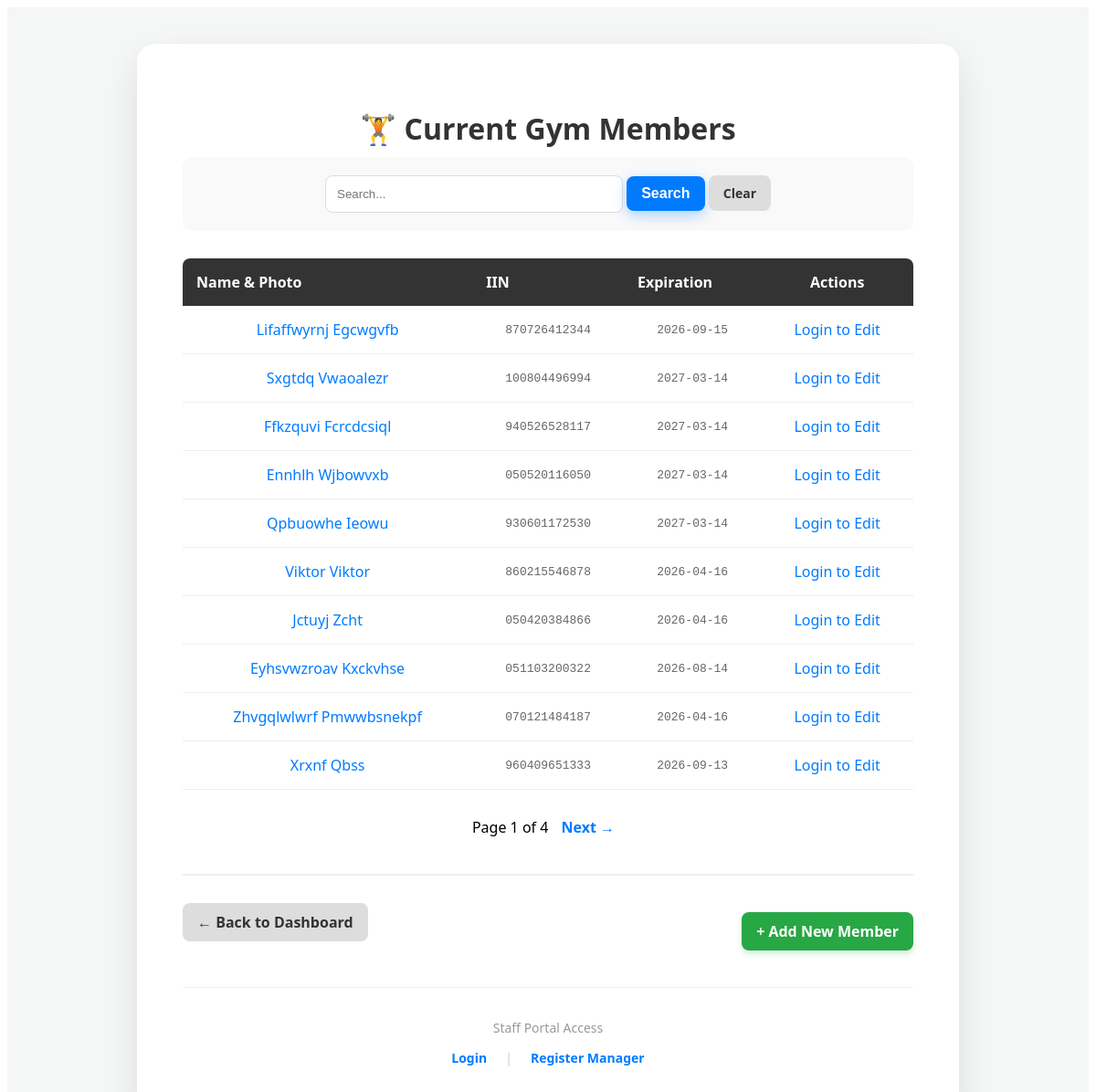
The page /members/ on the database its author committed.
### Members/models.py (models this page shows, shortened)
class Member(models.Model):
    user = models.OneToOneField(User, on_delete=models.CASCADE,
                                null = True, blank=True)
    first_name = models.CharField(max_length=50,
                                 verbose_name="First Name")
    last_name = models.CharField(max_length=50,
                                 verbose_name='Last Name')
    iin = models.CharField(max_length=12,
                           unique=True,
                           validators=[CheckIIN],
                           verbose_name='IIN')
    photo = models.ImageField(
        upload_to='member_photos/',
        null=True,
        blank=True,
        verbose_name="Member Photo"
    )
    branch = models.ForeignKey(GymBranch,
                               on_delete=models.CASCADE,
                               verbose_name="Home Branch")
    plan = models.ForeignKey(MembershipPlan,
                             on_delete=models.SET_NULL,
                             null=True,
                             verbose_name='Current Plan')
    membership_start = models.DateField(auto_now_add=True)
    def expiration_date(self):
        if self.plan:
            return self.membership_start + timedelta(days=30 * self.plan.duration_months)
        return None

### Members/views.py (the view)
# urls.py: path('members/', VMembers.as_view() , name = 'member_list'),
class VMembers(TemplateView):
    template_name = 'member_list.html'
    def get(self, req: HttpRequest):
        search_query = req.GET.get('search', '')
        if search_query:
            parts = search_query.split()
            members = Member.objects.filter(
                Q(iin__icontains=search_query) |
                Q(first_name__icontains=search_query) |
                Q(last_name__icontains=search_query) |
            (
                Q(first_name__icontains=parts[0]) &
                Q(last_name__icontains=parts[-1])
                )
            ).order_by('-membership_start')
        else:
            members = Member.objects.all().order_by('-membership_start')
        paginator = Paginator(members, 10)
        page_number = req.GET.get('page')
        page_obj = paginator.get_page(page_number)
        for member in page_obj:
            member.exp_date = member.expiration_date()
        return self.render_to_response({
            'title': 'List of members',
            'data': page_obj,
            'search_query': search_query,
        })

### Members/templates/member_list.html (shortened to what this page needs)
{% extends 'base.html' %}
{% load static %}
{% block content %}
  <div class="page">
    <div class="container">
      <h1 class="title" style="text-align:center;">🏋️ Current Gym Members</h1>
      <div class="search-bar">
        <form method="GET" action="">
          <input type="text" name="search" placeholder="Search..." value="{{ search_query }}" class="search-input" />
          <button type="submit" class="btn primary search-btn">Search</button>
          <a href="{% url 'member_list' %}" class="btn cancel-btn search-clear">Clear</a>
        </form>
      </div>
      <table class="member-table">
        <thead>
          <tr>
            <th>Name & Photo</th>
            <th>IIN</th>
            <th>Expiration</th>
            <th>Actions</th>
          </tr>
        </thead>
        <tbody>
          {% for m in data %}
            <tr>
              <td class="name-cell">
                <a href="{% url 'member_detail' m.pk %}" class="table-link">{{ m.first_name }} {{ m.last_name }}</a>
              </td>
              <td class="mono">{{ m.iin }}</td>
              <td class="mono">
                {% if m.plan %}
                  {{ m.exp_date|date:'Y-m-d' }}
                {% else %}
                  —
                {% endif %}
              </td>
              <td class="table-actions">
                {% if user.is_authenticated %}
                  <a href="{% url 'member_edit' m.pk %}" class="edit-link">Edit ✏️</a>
                  <form action="{% url 'member_delete' m.pk %}" method="POST" class="inline-form" onsubmit="return confirm('Are you sure you want to delete them?');">
                    {% csrf_token %}
                    <button type="submit" class="delete-btn">Delete 🗑️</button>
                  </form>
                {% else %}
                  <span class="not-auth">Login to Edit</span>
                {% endif %}
              </td>
            </tr>
          {% empty %}
            <tr>
              <td colspan="4" style="text-align:center;">No members found.</td>
            </tr>
          {% endfor %}
        </tbody>
      </table>
      <div class="pagination">
        <span>Page {{ data.number }} of {{ data.paginator.num_pages }}</span>
        {% if data.has_next %}
          <a href="?page={{ data.next_page_number }}&search={{ search_query }}">Next →</a>
        {% endif %}
      </div>
      <div class="table-footer">
        <a href="{% url 'index' %}" class="btn cancel-btn">← Back to Dashboard</a>
        <a href="{% url 'member_add' %}" class="btn confirm-btn">+ Add New Member</a>
      </div>
      <div class="staff-access">
        <p>Staff Portal Access</p>
        {% if user.is_authenticated %}
          <span class="auth-status">✔ Authenticated</span>
          <div class="staff-row">
            <p>Welcome, {{ user.username }}</p>
            <form action="{% url 'logout' %}" method="post">
              {% csrf_token %}
              <button type="submit" class="logout-btn">Logout</button>
            </form>
          </div>
        {% else %}
          <div class="auth-links">
            <a href="{% url 'login' %}">Login</a>
            <span>|</span>
            <a href="{% url 'signup' %}">Register Manager</a>
          </div>
        {% endif %}
      </div>
    </div>
  </div>
{% endblock %}

### Members/static/css/style.css (style rules this page uses)
.page { font-family: 'Segoe UI', Tahoma, Geneva, Verdana, sans-serif; background-color: #f4f7f6; margin: 0; padding: 40px; display: flex; justify-content: center; align-items: center; min-height: 100vh; }
.container { background: white; padding: 50px; border-radius: 20px; box-shadow: 0 15px 35px rgba(0, 0, 0, 0.1); width: 100%; max-width: 800px; text-align: center; }
.title { color: #333; margin-bottom: 10px; }
.btn { display: inline-block; padding: 15px 30px; color: white; text-decoration: none; border-radius: 10px; font-weight: bold; font-size: 16px; transition: 0.3s; }
.primary { background: #007bff; box-shadow: 0 5px 15px rgba(0, 123, 255, 0.3); }
.auth-links { display: flex; justify-content: center; gap: 20px; }
.auth-links a { color: #007bff; text-decoration: none; font-weight: bold; }
.cancel-btn { background: #6c757d; color: white; border-radius: 10px; padding: 15px 30px; font-weight: bold; text-decoration: none; font-size: 16px; transition: 0.3s; }
.confirm-btn { margin-top: 20px; background: #28a745; color: white; border: none; border-radius: 8px; font-size: 16px; font-weight: bold; padding: 14px; cursor: pointer; transition: 0.3s; box-shadow: 0 4px 6px rgba(40, 167, 69, 0.2); }
.search-bar { background: #f9f9f9; padding: 20px; border-radius: 10px; display: flex; justify-content: center; gap: 10px; margin-bottom: 30px; }
.search-input { padding: 12px; width: 300px; border-radius: 8px; border: 1px solid #ddd; outline: none; }
.search-btn { padding: 12px 25px; border: none; }
.search-clear { padding: 12px; font-size: 14px; color: white; text-decoration: none; background-color: #007bff; }
.member-table { width: 100%; border-collapse: collapse; margin-bottom: 30px; }
.member-table thead tr { background-color: #333; color: white; text-align: left; }
.member-table th, .member-table td { padding: 15px; }
.member-table th:first-child { border-top-left-radius: 8px; }
.member-table th:last-child { border-top-right-radius: 8px; text-align: center; }
.member-table tbody tr { border-bottom: 1px solid #eee; }
.table-link { color: #007bff; font-weight: 500; text-decoration: none; }
.mono { font-family: monospace; color: #666; }
.table-actions { text-align: center; }
.table-footer { display: flex; justify-content: space-between; align-items: center; border-top: 2px solid #eee; padding-top: 20px; }
.staff-access { margin-top: 40px; text-align: center; border-top: 1px solid #eee; padding-top: 20px; font-size: 14px; color: #999; }
.not-auth { color: #007bff; }
.auth-links span { color: #ccc; }
.table-footer { margin-top: 40px; border-top: 2px solid #eee; padding-top: 20px; display: flex; justify-content: space-between; align-items: center; transform: translateY(-5); }
.pagination { text-align: center; margin-top: 30px; }
.pagination a { margin: 0 10px; text-decoration: none; font-weight: bold; color: #007bff; }
.name-cell { position: relative; }
.btn { padding: 10px 16px; text-decoration: none; border-radius: 8px; font-weight: bold; transition: 0.2s; }
.btn.primary { background-color: #007bff; color: white; }
.btn.cancel-btn { background-color: #ddd; color: #333; }

### rows shown on the page
Member: first_name "Lifaffwyrnj", last_name "Egcwgvfb", iin "870726412344", exp_date "2026-09-15"
Member: first_name "Sxgtdq", last_name "Vwaoalezr", iin "100804496994", exp_date "2027-03-14"
Member: first_name "Ffkzquvi", last_name "Fcrcdcsiql", iin "940526528117", exp_date "2027-03-14"
Member: first_name "Ennhlh", last_name "Wjbowvxb", iin "050520116050", exp_date "2027-03-14"
Member: first_name "Qpbuowhe", last_name "Ieowu", iin "930601172530", exp_date "2027-03-14"
Member: first_name "Viktor", last_name "Viktor", iin "860215546878", exp_date "2026-04-16"
Member: first_name "Jctuyj", last_name "Zcht", iin "050420384866", exp_date "2026-04-16"
Member: first_name "Eyhsvwzroav", last_name "Kxckvhse", iin "051103200322", exp_date "2026-08-14"
Member: first_name "Zhvgqlwlwrf", last_name "Pmwwbsnekpf", iin "070121484187", exp_date "2026-04-16"
Member: first_name "Xrxnf", last_name "Qbss", iin "960409651333", exp_date "2026-09-13"

### other values the page prints
{{ data.number }} "1"
{{ data.paginator.num_pages }} "4"
